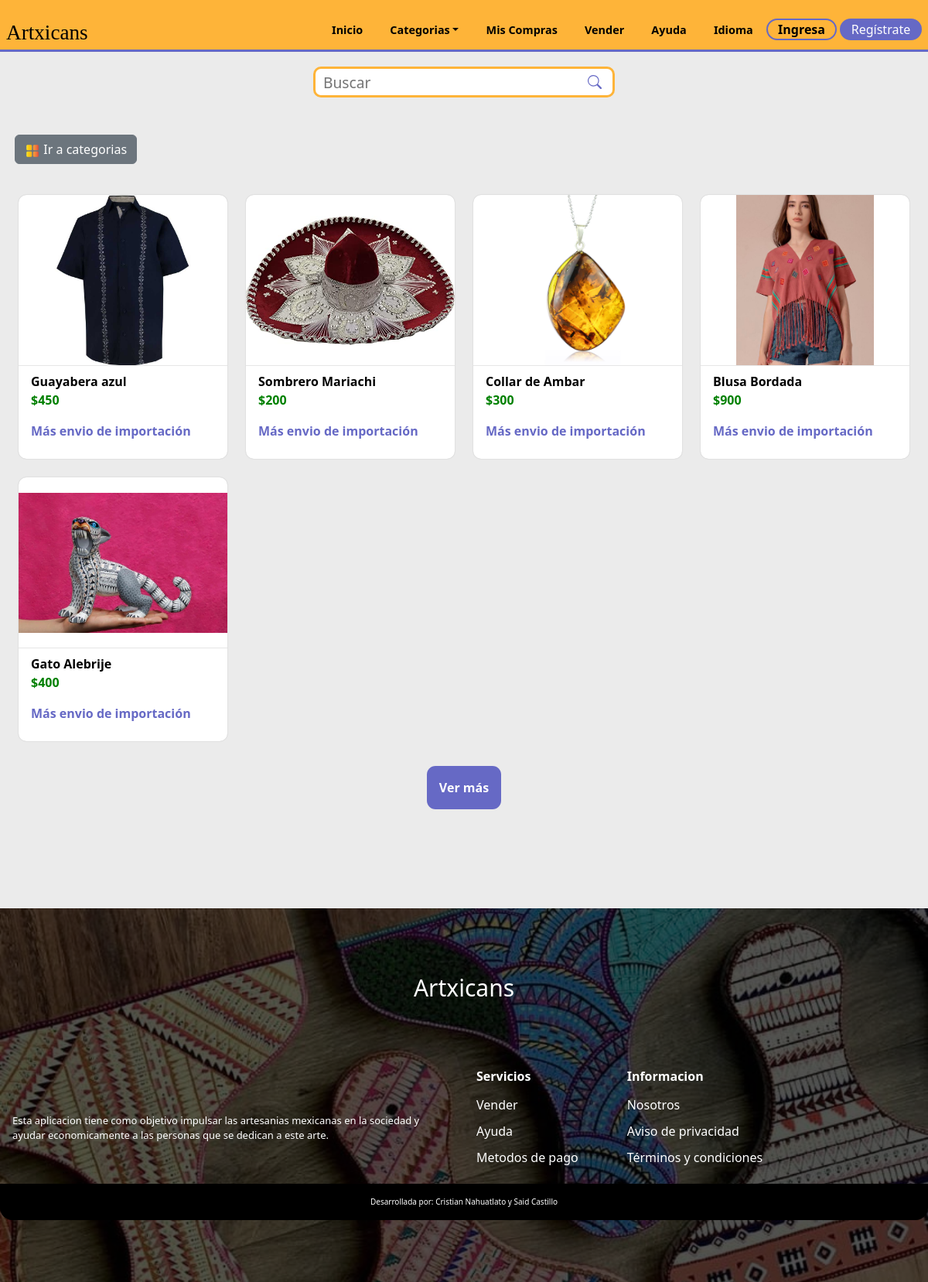
Before: / with the older database file.
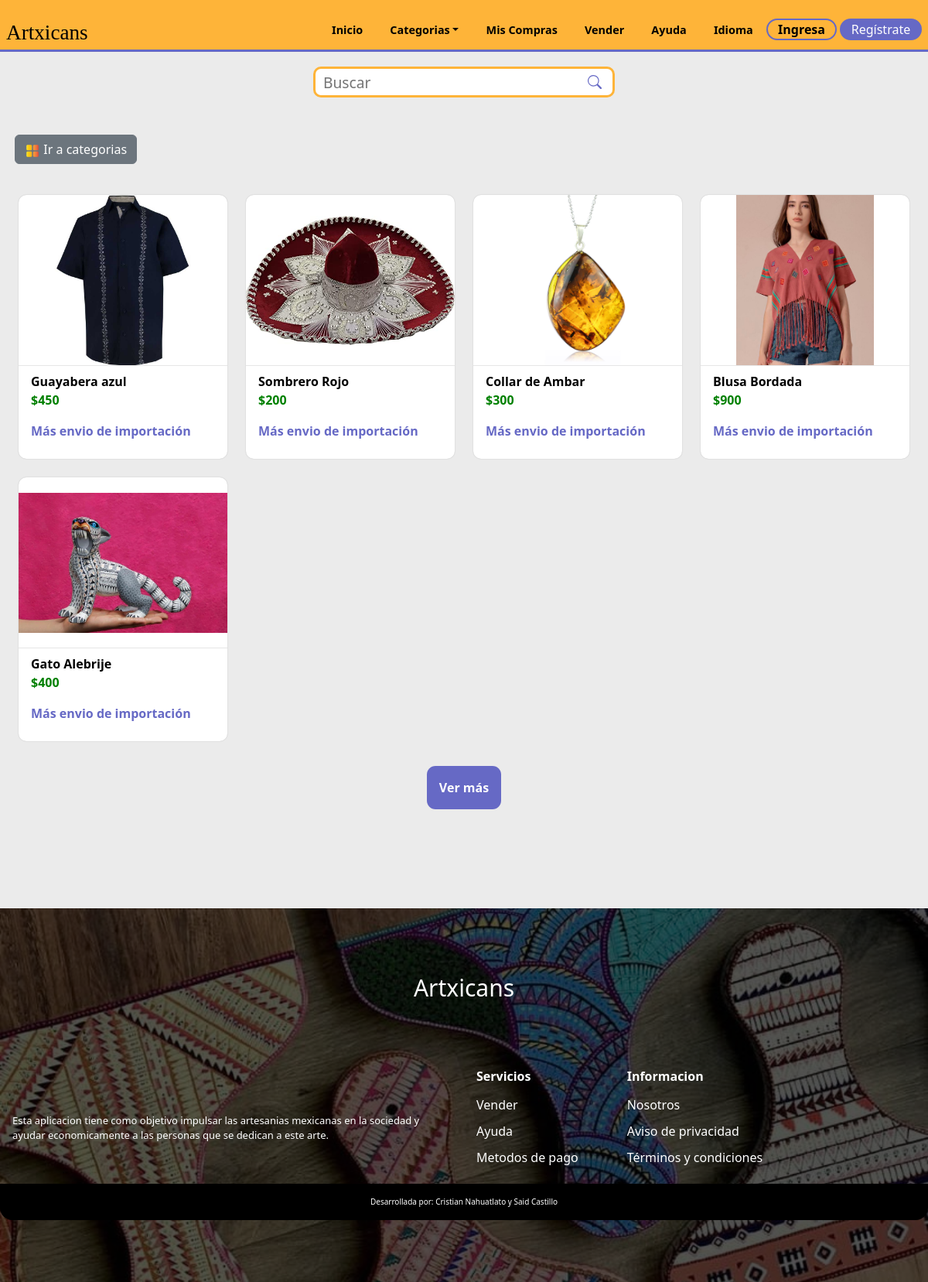
After: the same page with the newer database file.
### tables this page shows
CREATE TABLE `products` (
  `id_product` int(11) NOT NULL,
  `product` varchar(80) NOT NULL,
  `image1` varchar(80) NOT NULL,
  `price` int(11) NOT NULL,
  `description` varchar(250) NOT NULL,
  `category` varchar(30) NOT NULL,
  `stock` int(11) NOT NULL,
  `image2` varchar(30) NOT NULL,
  `image3` varchar(30) NOT NULL,
  `ID` int(11) DEFAULT NULL
);

### index.php (the view, shortened to what this page needs)
<?php
  include 'global/conexion.php';
  include 'templates/cabecera.php';
?>
    <form action="search.php" class="searchContainer" method="GET" id="searchContainer">
      <div class="searchBox">
        <input type="search" name="fetch" class="searchInput mb-btn" placeholder="Buscar" />
          <button class="searchButton"> </button>
      </div>
    </form>
<div class="d-grid gap-2 d-md-flex justify-content-start cat">
  <button class="btn btn-secondary me-md-2 mb-2 mt-5 categories-btn" type="button" onclick="location.href='categories.php'"><img src="./assets/utilities/categorias.png" class="categories-icon" alt="categories-icon"> Ir a categorias</button>
</div>
   <section class='container-products' id="container-products">
   <div class='mainContent grid' id="mainContent">
   <?php
        $result = $conn ->query("SELECT * FROM products ORDER BY rand() LIMIT 5") or die ($conn->error);
        while($row = mysqli_fetch_assoc($result)){
  ?>
        <div class="single-product">
        <a href="product.php?id_product=<?php echo $row['id_product'];?>" class='referencia'>
             <div class='imgDiv'>
                <img src="assets/products/<?php echo $row['image1'];?>"  alt="<?php echo $row['product']?>">
            </div>
            <div class="card-info">
                <span class="product-title"><?php echo $row['product'];?></span>
                <span class="price">$<?php echo $row['price'];?></span>
                <span class="shipping">Más envio de importación</span>
            </div>
           </a>
        </div>
        <?php
          $id = $row['id_product'];
      }?>
      </div>
      <div id="id-load" class="load-more">
        <button id="load-more" data-id="<?php echo $id;?>">Ver más</button>
    </div>
    </section>
<?php
  include('templates/pie.php');
?>

### templates/cabecera.php (shortened to what this page needs)
<!DOCTYPE html>
<html lang="es">
  <head>
    <link rel="stylesheet" href="./styles/bootstrap-5.2.3-dist/css/bootstrap.min.css">
    <link rel="stylesheet" href="styles/pages/signup-login.css?v=2" />
    <link rel="stylesheet" href="./styles/home/products.css?v=2">
    <link rel="stylesheet" href="./styles/home/searchbox.css?v=2" />
    <link rel="stylesheet" href="./styles/footer/footer.css?v=2" />
    <link rel="stylesheet" href="./styles/home/main.css?v=2" />
    <link rel="stylesheet" href="./styles/header/header.css?v=2" />
    <link rel="stylesheet" href="./styles/pages/products.css?v=2" />
    <link rel="stylesheet" href="./styles/pages/sellers.css?v=2" />
    <link rel="stylesheet" href="./styles/pages/reg_seller.css?v=2" />
    <link rel="stylesheet" href="./styles/pages/categories.css?v=2" />
    <link rel="stylesheet" href="./styles/pages/help.css?v=2" />
    <link rel="stylesheet" href="./styles/pages/profile.css?v=2" />
    <link rel="stylesheet" href="index.css?v=2" />
    <link href='https://unpkg.com/boxicons@2.0.9/css/boxicons.min.css' rel='stylesheet'>
  </head>
  <body>
    <header class="header">
      <nav class="navigation">
        <div class="logo">
          <a href="index.html">Artxicans</a>
        </div>
        <div class="navbar" id="navbar">
          <ul class="navList">
            <li class="navItem"><a href="index.php">Inicio</a></li>
            <li class="navItem dropdown set-categories">
              <a
                href=""
                class="dropdown-toggle"
                data-bs-toggle="dropdown"
                aria-expanded="false"
                >Categorias</a
              >
            </li>
            <li class="navItem"><a href="">Mis Compras</a></li>
            <li class="navItem"><a href="helpers/validate-seller.php">Vender</a></li>
            <li class="navItem"><a href="help.php">Ayuda</a></li>
            <li class="navItem"><a data-bs-toggle="modal" data-bs-target="#translateModal" style="cursor:pointer;">Idioma</a></li>
            <?php if(@!$_SESSION['user']){?>
            <div class="headerBtn">
              <button class="loginBtn" onclick="location.href='login.php'">
                <a>Ingresa</a>
              </button>
              <button class="btn-header2 signBtn" onclick="location.href='signup.php'">
                <a>Regístrate</a>
              </button>
            </div>
              <?php }?>
          </ul>
        </div>
      </nav>
    </header>

### templates/pie.php (shortened to what this page needs)
 <section class="footer">
  <div class="footer-img">
    <img src="assets/material/tablas.jpg" alt="footer">
  </div>
  <div class="fooContent">
    <div class="contactsDiv flex">
      <div class="footer-text">
        <small>Artxicans</small>
      </div>
    </div>
  <div class="footerCard flex">
    <div class="footerIntro flex">
      <div class="footerParagraph">
      Esta aplicacion tiene como objetivo impulsar las artesanias mexicanas en la sociedad
      y ayudar economicamente a las personas que se dedican a este arte.
      </div>
    </div>
    <div class="footerLinks grid">
      <div class="linkGroup">
        <span class="groupTitle">
          Servicios
        </span>
        <li class="footerList flex"><a href="helpers/validate-seller.php">Vender</a></li>
        <li class="footerList flex"><a href="./help.php">Ayuda</a></li>
        <li class="footerList flex"><a href="./">Metodos de pago</a></li>
      </div>
      <div class="linkGroup">
        <span class="groupTitle">
          Informacion
        </span>
        <li class="footerList flex"><a href="./about.php">Nosotros</a></li>
        <li class="footerList flex"><a data-bs-toggle="modal" data-bs-target="#ModalPrivacidad">Aviso de privacidad</a></li>
        <li class="footerList flex"><a data-bs-toggle="modal" data-bs-target="#ModalTerminos">Términos y condiciones</a></li>
      </div>
      </div>
      <div class="footer-end flex">
        <small>Desarrollada por:  Cristian Nahuatlato y Said Castillo</small>
      </div>
    </div>
  </div>
</section>
  </body>
</html>

### styles/home/products.css (style rules this page uses)
.mainContent { padding: 2rem 0 2rem; padding-left: 1.5rem; padding-right: 1.5rem; justify-content: center; gap: 1.5rem; }
.single-product { height: 100%; display: grid; row-gap: 10px; border-radius: 10px; align-items: center; box-shadow: 0 0 0.1em rgba(0,0,0,0.2); background-color: rgb(255, 255, 255); cursor: pointer; transition-property: box-shadow; overflow: hidden; }
.imgDiv { height: 220px; width: 100%; overflow: hidden; }
.imgDiv img { height: 100%; width: 100%; object-fit:contain; transition: hidden; }
.card-info { border-top: 1px solid rgb(230, 230, 230); padding: 0.5rem 1rem; display: flex; flex-flow: column; flex-wrap: wrap; }
.card-info * + * { display: block; margin-bottom: 1rem; }
.price { font-weight: bold; color: green; }
.product-title { font-weight: bold; color: black; }
.shipping { color: var(--second-alpha-color); font-weight: bold; }
@media screen and (min-width:420px) { .mainContent { grid-template-columns: repeat(2,1fr); } }
@media screen and (min-width:420px) { .single-product { height: auto; } }
@media screen and (min-width:720px) { .mainContent { grid-template-columns: repeat(3,1fr); } }
@media screen and (min-width:720px) { .single-product { height: auto; } }
@media screen and (min-width:1024px) { .mainContent { grid-template-columns: repeat(4,1fr); } }
@media screen and (min-width:1024px) { .single-product { height: auto; } }

### styles/home/searchbox.css (style rules this page uses)
.searchContainer { display: flex; margin-top: 1.2rem; }
.searchBox { position: relative; z-index: 999; position: fixed; left: 1rem; }
.searchButton { position: absolute; right: 8px; top:-2px; height: 100%; border: none; background:none; }
.searchInput { font-size: 1.2rem; height: 40px; border-radius: 10px; padding: 5px 30px 5px 10px; border: 3px solid var(--first-color); }
@media screen and (min-width:266px) { .searchInput { width: 150px; } }
@media screen and (min-width:320px) { .searchInput { width: 200px; } }
@media screen and (min-width:360px) { .searchInput { width: 250px; } }
@media screen and (min-width:510px) { .searchInput { width: 310px; } }
@media screen and (min-width:768px) { .searchInput { width: 390px; } }
@media screen and (min-width:768px) { .searchBox { margin: 0 auto; position: relative; left: 0; } }

### styles/footer/footer.css (style rules this page uses)
.footer { width: 100%; position: relative; padding: 2rem 0; display: flex; align-items: center; justify-content: center; margin:auto; margin-bottom: 4rem; margin-top: 8rem; }
.footer-img { position: absolute; height: 100%; width: 100%; }
.footer-img img { height: 100%; object-fit: cover; width: 100vw; }
.footer-img::after { content: ''; position: absolute; background: rgba(10, 10, 10, 0.7); top: 0; bottom: 0; right: 0; left: 0; mix-blend-mode: multiply; }
.fooContent { width: 100%; height: max-content; padding: 2rem initial; display: flex; justify-content: center; align-items: center; flex-direction: column; margin: auto; row-gap: 2rem; z-index: 100; }
.contactsDiv { justify-content: space-between; flex-direction: column; gap: 1rem; }
.footer-text small { font-size: 30px; font-weight: 400; color: white; }
.footerCard { position: relative; padding: 1rem 1rem 4rem; gap: 2rem; border-radius: 1rem; width: 100%; justify-content: center; flex-direction: column; align-items: center; overflow: hidden; }
.footerIntro { flex-basis: 50%; justify-content: center; align-items: flex-start; flex-direction: column; row-gap: .5rem; }
.footerParagraph { font-size: 13px; color: white; }
.footerLinks { flex-basis: 50%; width: 100%; gap: 1rem; grid-template-columns: repeat(2,1fr); justify-content: space-between; }
.linkGroup .groupTitle { display: block; font-weight: 600; color: white; margin-bottom:.5rem; }
.footerList { font-size: 15px; color: white; transition: .3s ease-in-out; cursor: pointer; }
.footer-end { flex-direction: column; position: absolute; bottom: 0; left: 0; right: 0; background: black; padding: 1rem 2rem; }
.footer-end small { font-size: 10px; color: white; }
.footerList a { color: white; }
@media screen and (min-width:840px) { .footer { padding: 5rem 0; margin-bottom: 0; } }
@media screen and (min-width:840px) { .footerCard { flex-direction: row; } }
@media screen and (min-width:840px) { .footerLinks { grid-template-columns: repeat(3,1fr); padding-bottom: 1rem; } }
@media screen and (min-width: 1024px) { .footerCard { padding: 3rem 1rem; } }
@media screen and (min-width: 1024px) { .footerIntro { font-size: 15px; color: white; } }
@media screen and (min-width: 1024px) { .footerList { font-size: 16px; padding: 5px 0; } }

Changed rows visible on the page:
changed products: product "Sombrero Mariachi" → "Sombrero Rojo"
